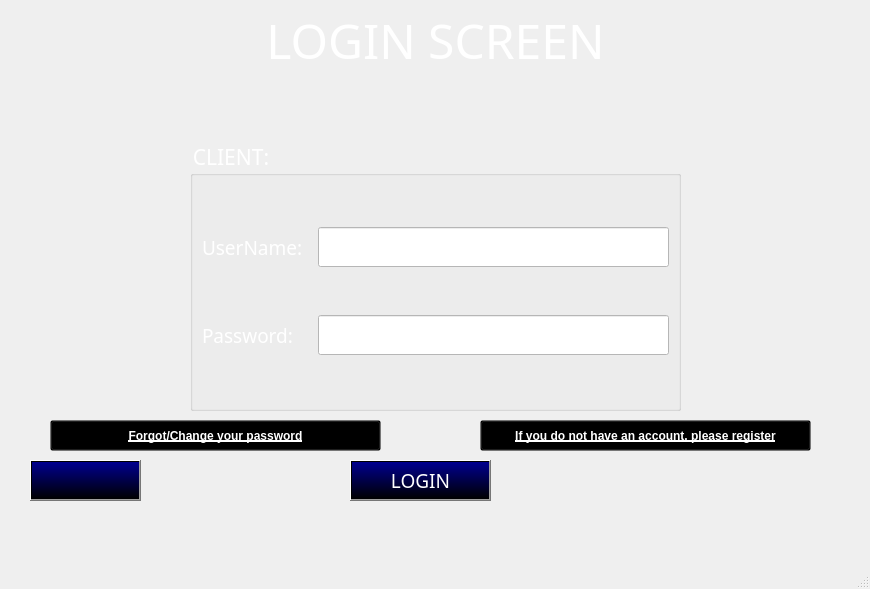
<?xml version="1.0" encoding="UTF-8"?>
<ui version="4.0">
 <class>MainWindow</class>
 <widget class="QMainWindow" name="MainWindow">
  <property name="geometry">
   <rect>
    <x>0</x>
    <y>0</y>
    <width>870</width>
    <height>589</height>
   </rect>
  </property>
  <property name="windowTitle">
   <string>MainWindow</string>
  </property>
  <widget class="QWidget" name="centralwidget">
   <widget class="QGroupBox" name="groupBox">
    <property name="geometry">
     <rect>
      <x>190</x>
      <y>140</y>
      <width>491</width>
      <height>271</height>
     </rect>
    </property>
    <property name="font">
     <font>
      <family>UTM Bebas</family>
      <pointsize>16</pointsize>
     </font>
    </property>
    <property name="styleSheet">
     <string notr="true">color: rgb(255, 255, 255);</string>
    </property>
    <property name="title">
     <string>CLIENT:</string>
    </property>
    <layout class="QHBoxLayout" name="horizontalLayout_2">
     <item>
      <layout class="QVBoxLayout" name="verticalLayout">
       <item>
        <layout class="QHBoxLayout" name="horizontalLayout_3">
         <item>
          <widget class="QLabel" name="label_3">
           <property name="minimumSize">
            <size>
             <width>110</width>
             <height>0</height>
            </size>
           </property>
           <property name="font">
            <font>
             <family>UTM HelvetIns</family>
             <pointsize>14</pointsize>
            </font>
           </property>
           <property name="text">
            <string>UserName:</string>
           </property>
          </widget>
         </item>
         <item>
          <widget class="QLineEdit" name="lineEdit">
           <property name="minimumSize">
            <size>
             <width>0</width>
             <height>40</height>
            </size>
           </property>
           <property name="font">
            <font>
             <family>UTM Bebas</family>
             <pointsize>10</pointsize>
            </font>
           </property>
           <property name="styleSheet">
            <string notr="true">border-bottom-color: rgb(255, 255, 255);
color: rgb(0, 0, 0);
background-color: rgb(255, 255, 255);</string>
           </property>
          </widget>
         </item>
        </layout>
       </item>
       <item>
        <layout class="QHBoxLayout" name="horizontalLayout_4">
         <item>
          <widget class="QLabel" name="label_4">
           <property name="minimumSize">
            <size>
             <width>110</width>
             <height>0</height>
            </size>
           </property>
           <property name="font">
            <font>
             <family>UTM HelvetIns</family>
             <pointsize>14</pointsize>
            </font>
           </property>
           <property name="text">
            <string>Password:</string>
           </property>
          </widget>
         </item>
         <item>
          <widget class="QLineEdit" name="lineEdit_2">
           <property name="minimumSize">
            <size>
             <width>0</width>
             <height>40</height>
            </size>
           </property>
           <property name="font">
            <font>
             <family>UTM Bebas</family>
             <pointsize>10</pointsize>
            </font>
           </property>
           <property name="styleSheet">
            <string notr="true">border-bottom-color: rgb(255, 255, 255);
color: rgb(0, 0, 0);
background-color: rgb(255, 255, 255);</string>
           </property>
          </widget>
         </item>
        </layout>
       </item>
      </layout>
     </item>
    </layout>
   </widget>
   <widget class="QLabel" name="label">
    <property name="geometry">
     <rect>
      <x>0</x>
      <y>0</y>
      <width>871</width>
      <height>531</height>
     </rect>
    </property>
    <property name="text">
     <string/>
    </property>
    <property name="pixmap">
     <pixmap>../../images/img_bg3.jpg</pixmap>
    </property>
    <property name="scaledContents">
     <bool>true</bool>
    </property>
   </widget>
   <widget class="QPushButton" name="pushButton">
    <property name="geometry">
     <rect>
      <x>480</x>
      <y>420</y>
      <width>331</width>
      <height>31</height>
     </rect>
    </property>
    <property name="font">
     <font>
      <family>MS Sans Serif</family>
      <weight>75</weight>
      <bold>true</bold>
      <underline>true</underline>
     </font>
    </property>
    <property name="styleSheet">
     <string notr="true">color: rgb(255, 255, 255);
background: transparent;</string>
    </property>
    <property name="text">
     <string>If you do not have an account, please register</string>
    </property>
   </widget>
   <widget class="QPushButton" name="pushButtonReturn">
    <property name="geometry">
     <rect>
      <x>30</x>
      <y>460</y>
      <width>111</width>
      <height>41</height>
     </rect>
    </property>
    <property name="styleSheet">
     <string notr="true">color: rgb(255, 255, 255);
background-color: qlineargradient(spread:pad, x1:0, y1:1, x2:0, y2:0, stop:0 rgba(0, 0, 0, 255), stop:0.965174 rgba(0, 0, 139, 255));</string>
    </property>
    <property name="text">
     <string/>
    </property>
    <property name="icon">
     <iconset>
      <normaloff>../../images/icon_return.png</normaloff>../../images/icon_return.png</iconset>
    </property>
    <property name="iconSize">
     <size>
      <width>40</width>
      <height>40</height>
     </size>
    </property>
   </widget>
   <widget class="QLabel" name="label_5">
    <property name="geometry">
     <rect>
      <x>20</x>
      <y>0</y>
      <width>131</width>
      <height>51</height>
     </rect>
    </property>
    <property name="text">
     <string/>
    </property>
    <property name="pixmap">
     <pixmap>../../images/logo_2.png</pixmap>
    </property>
    <property name="scaledContents">
     <bool>true</bool>
    </property>
   </widget>
   <widget class="QPushButton" name="pushButtonLogin">
    <property name="geometry">
     <rect>
      <x>350</x>
      <y>460</y>
      <width>141</width>
      <height>41</height>
     </rect>
    </property>
    <property name="font">
     <font>
      <family>UTM Bebas</family>
      <pointsize>14</pointsize>
     </font>
    </property>
    <property name="styleSheet">
     <string notr="true">color: rgb(255, 255, 255);
background-color: qlineargradient(spread:pad, x1:0, y1:1, x2:0, y2:0, stop:0 rgba(0, 0, 0, 255), stop:0.965174 rgba(0, 0, 139, 255));</string>
    </property>
    <property name="text">
     <string>LOGIN</string>
    </property>
   </widget>
   <widget class="QWidget" name="horizontalLayoutWidget">
    <property name="geometry">
     <rect>
      <x>0</x>
      <y>0</y>
      <width>871</width>
      <height>80</height>
     </rect>
    </property>
    <layout class="QHBoxLayout" name="horizontalLayout_5">
     <item>
      <spacer name="horizontalSpacer_3">
       <property name="orientation">
        <enum>Qt::Horizontal</enum>
       </property>
       <property name="sizeHint" stdset="0">
        <size>
         <width>40</width>
         <height>20</height>
        </size>
       </property>
      </spacer>
     </item>
     <item>
      <widget class="QLabel" name="label_7">
       <property name="font">
        <font>
         <family>UTM Bebas</family>
         <pointsize>36</pointsize>
        </font>
       </property>
       <property name="styleSheet">
        <string notr="true">color:rgb(255, 255, 255)</string>
       </property>
       <property name="text">
        <string>LOGIN SCREEN</string>
       </property>
       <property name="alignment">
        <set>Qt::AlignCenter</set>
       </property>
      </widget>
     </item>
     <item>
      <spacer name="horizontalSpacer_4">
       <property name="orientation">
        <enum>Qt::Horizontal</enum>
       </property>
       <property name="sizeHint" stdset="0">
        <size>
         <width>40</width>
         <height>20</height>
        </size>
       </property>
      </spacer>
     </item>
    </layout>
   </widget>
   <widget class="QPushButton" name="pushButton_2">
    <property name="geometry">
     <rect>
      <x>50</x>
      <y>420</y>
      <width>331</width>
      <height>31</height>
     </rect>
    </property>
    <property name="font">
     <font>
      <family>MS Sans Serif</family>
      <weight>75</weight>
      <bold>true</bold>
      <underline>true</underline>
     </font>
    </property>
    <property name="styleSheet">
     <string notr="true">color: rgb(255, 255, 255);
background: transparent;</string>
    </property>
    <property name="text">
     <string>Forgot/Change your password</string>
    </property>
   </widget>
   <zorder>label</zorder>
   <zorder>groupBox</zorder>
   <zorder>pushButton</zorder>
   <zorder>pushButtonReturn</zorder>
   <zorder>label_5</zorder>
   <zorder>pushButtonLogin</zorder>
   <zorder>horizontalLayoutWidget</zorder>
   <zorder>pushButton_2</zorder>
  </widget>
  <widget class="QMenuBar" name="menubar">
   <property name="geometry">
    <rect>
     <x>0</x>
     <y>0</y>
     <width>870</width>
     <height>26</height>
    </rect>
   </property>
  </widget>
  <widget class="QStatusBar" name="statusbar"/>
 </widget>
 <resources/>
 <connections/>
</ui>
